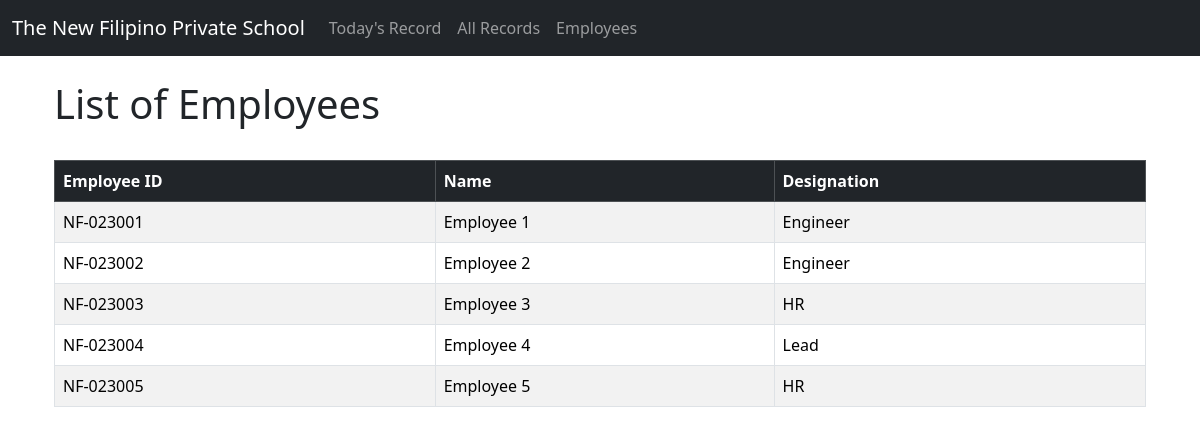
The page /employees on the database its author committed.
### attendance/models.py (models this page shows, shortened)
class Employee(models.Model):
    em_id = models.CharField(max_length=20, unique=True)
    name = models.CharField(max_length=150)
    role = models.CharField(max_length=50)
    created_at = models.DateTimeField(auto_now_add=True)

### attendance/views.py (the view)
# urls.py: path("employees", views.employees, name="employees")
def employees(request):
    employees = Employee.objects.all()
    return render(request, "employees.html", {"employees": employees})

### attendance/templates/employees.html
{% extends "base.html" %}
{% block content %}
<div class="container-fluid">
    <h1>List of Employees</h1>
</div>
<br>
<div class="container">
    <table class="table table-striped table-hover table-bordered" id="employees_table">
        <thead class="table-dark">
            <tr>
                <th scope="col">Employee ID</th>
                <th scope="col">Name</th>
                <th scope="col">Designation</th>
            </tr>
        </thead>
        <tbody>
            {% for employee in employees %}
            <tr>
                <td scope="row">{{ employee.em_id }}</td>
                <td scope="row">{{ employee.name }}</td>
                <td scope="row">{{ employee.role }}</td>
            </tr>
            {% endfor %}
        </tbody>
    </table>
</div>
{% endblock %}

### rows shown on the page
Employee: em_id "NF-023001", name "Employee 1", role "Engineer"
Employee: em_id "NF-023002", name "Employee 2", role "Engineer"
Employee: em_id "NF-023003", name "Employee 3", role "HR"
Employee: em_id "NF-023004", name "Employee 4", role "Lead"
Employee: em_id "NF-023005", name "Employee 5", role "HR"
